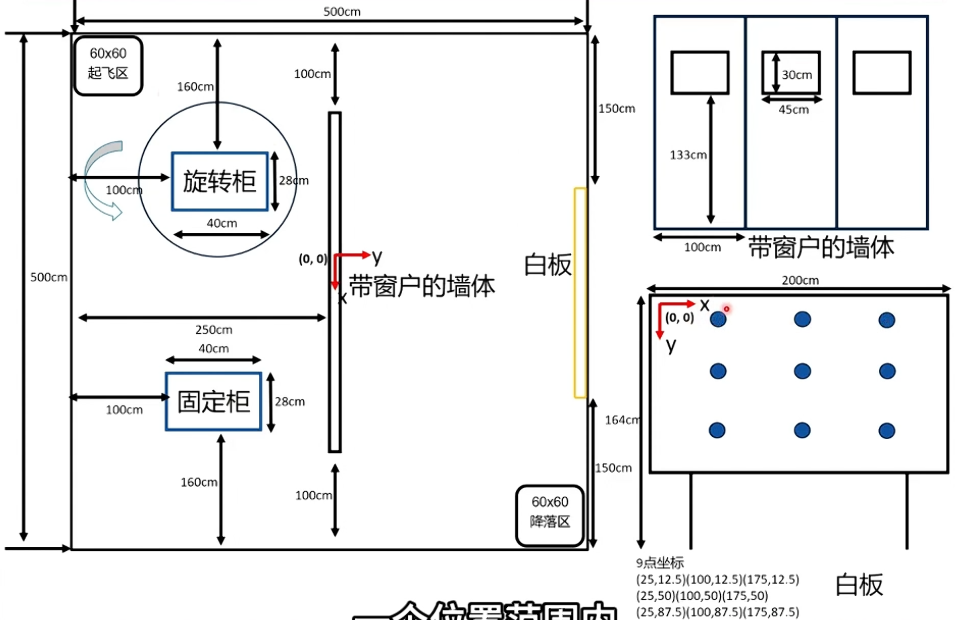
#> input picture test_site.png, 956 x 620 px
$ python test_white_board.py ../test_site.png
#> lines starting #> are read from the running program, lines starting #| are printed output that depends on the picture; after the words box and inside, x2 and y2 are one past the last pixel; in counts of white or black regions, pixels touching at a corner belong together
#> in main, bgr is the input picture: shape (620, 956, 3); mean B, G, R 236.4, 236.1, 235.7
#!/usr/bin/env python3
# -*- coding: utf-8 -*-
"""
离线测试脚本：输入手机拍的横向白板图片，检测白板轮廓和红色灯位置。
输出：白板 2D 坐标 + 三维世界坐标。
用法：python test_white_board.py <图片路径>
"""

import cv2
import numpy as np
import sys

# 白板 3×3 目标点 — 白板二维坐标系 (board_x, board_y)，原点左上
BOARD_2D_POINTS = [
    (25, 12.5), (100, 12.5), (175, 12.5),
    (25, 50),   (100, 50),   (175, 50),
    (25, 87.5), (100, 87.5), (175, 87.5),
]

# 白板 3×3 目标点 — 三维世界坐标 (world_x, world_z)，y=220
WORLD_3D_POINTS = [
    (-75, 150), (0, 150), (75, 150),
    (-75, 112.5), (0, 112.5), (75, 112.5),
    (-75, 75), (0, 75), (75, 75),
]


def detect_whiteboard_corners(gray):
    """检测白板区域，返回四个角点的像素坐标 [左上, 右上, 右下, 左下]"""
    _, thresh = cv2.threshold(gray, 200, 255, cv2.THRESH_BINARY)
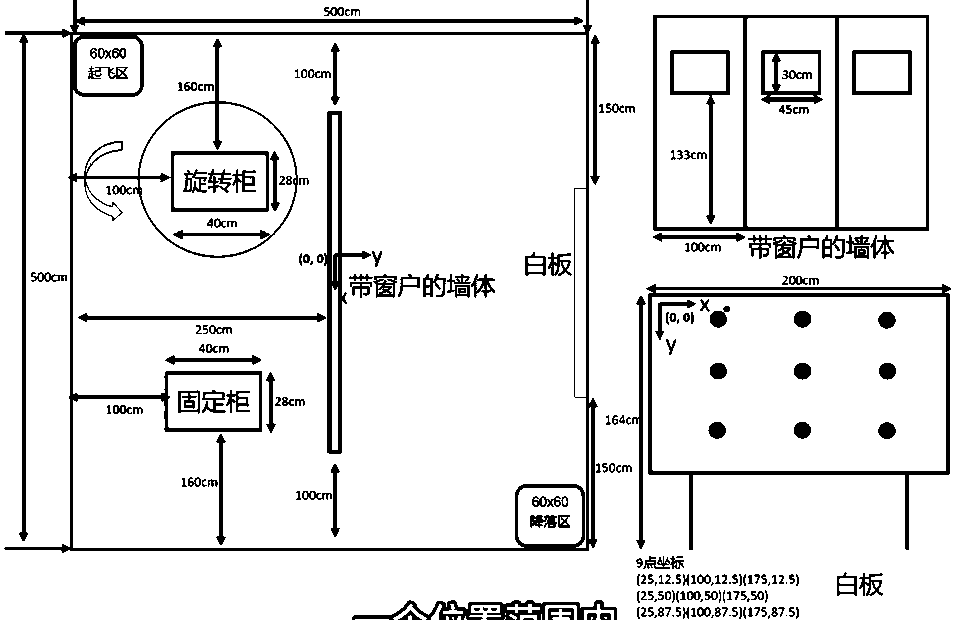
#> thresh: shape (620, 956); 90% white; 219 black regions (26 under 20 px)
    contours, _ = cv2.findContours(thresh, cv2.RETR_EXTERNAL, cv2.CHAIN_APPROX_SIMPLE)
#> contours = 34 contours, 15 with area under 20; largest, box (x1, y1, x2, y2) and area: (0, 0, 956, 620) 296752, (73, 35, 586, 548) 225308, (77, 0, 586, 32) 13162, (140, 104, 296, 256) 11854, (174, 155, 266, 208) 4730
    if not contours:
        return None
    max_contour = max(contours, key=cv2.contourArea)
#> max_contour = contour of 246 points, box (x1, y1, x2, y2) (0, 0, 956, 620), area 296752
    peri = cv2.arcLength(max_contour, True)
#> peri = 5670.9
    approx = cv2.approxPolyDP(max_contour, 0.02 * peri, True)
#> approx = [[0, 0], [0, 619], [955, 619], [955, 0], [589, 0], [593, 548], [63, 553]]
    if len(approx) != 4:
        hull = cv2.convexHull(max_contour)
#> hull = [[955, 0], [955, 619], [0, 619], [0, 0]]
        approx = cv2.approxPolyDP(hull, 0.02 * peri, True)
#> approx = [[955, 0], [955, 619], [0, 619], [0, 0]]
        if len(approx) != 4:
            return None
    pts = approx.reshape(4, 2)
#> pts = [[955, 0], [955, 619], [0, 619], [0, 0]]
    pts_sorted = sorted(pts, key=lambda p: (p[1], p[0]))
#> pts_sorted = [[0, 0], [955, 0], [0, 619], [955, 619]]
    top_pts = sorted(pts_sorted[:2], key=lambda p: p[0])          # [TL, TR]
#> top_pts = [[0, 0], [955, 0]]
    bottom_pts = sorted(pts_sorted[2:], key=lambda p: -p[0])      # [BR, BL]，x 降序
#> bottom_pts = [[955, 619], [0, 619]]
    corners = top_pts + bottom_pts                                 # [TL, TR, BR, BL]
#> corners = [[0, 0], [955, 0], [955, 619], [0, 619]]
    return np.array(corners, dtype='float32')


def detect_red_lights(bgr, board_corners=None):
    """检测红色光点，返回像素坐标列表 [(u, v), ...]。可传入 board_corners 过滤板外噪点。"""
    hsv = cv2.cvtColor(bgr, cv2.COLOR_BGR2HSV)
    lower_red1 = np.array([0, 56, 244])
    upper_red1 = np.array([179, 124, 255])
    mask = cv2.inRange(hsv, lower_red1, upper_red1)
    kernel = np.ones((5, 5), dtype=np.uint8)
    mask = cv2.morphologyEx(mask, cv2.MORPH_CLOSE, kernel)
    contours, _ = cv2.findContours(mask, cv2.RETR_EXTERNAL, cv2.CHAIN_APPROX_SIMPLE)

    lights = []
    for cnt in contours:
        area = cv2.contourArea(cnt)
        if area < 30:
            continue
        M = cv2.moments(cnt)
        if M["m00"] != 0:
            u = int(M["m10"] / M["m00"])
            v = int(M["m01"] / M["m00"])
            # 若提供了白板角点，仅保留板内的红灯
            if board_corners is not None:
                inside = cv2.pointPolygonTest(board_corners, (float(u), float(v)), False)
                if inside < 0:
                    continue
            lights.append((u, v))
    return lights


def pixel_to_world(u, v, corners):
    """像素坐标 → 世界坐标 (x, z)，吸附到最近的 3×3 网格点"""
    world_pts = np.array([
        [-75, 150],  # 左上
        [75, 150],   # 右上
        [75, 75],    # 右下
        [-75, 75]    # 左下
    ], dtype='float32')

    H, _ = cv2.findHomography(corners, world_pts)
    pixel = np.array([u, v, 1], dtype='float32').reshape(3, 1)
    world = H @ pixel
    world = world / world[2]
    x = world[0, 0]
    z = world[1, 0]
    x = max(-75, min(75, x))
    z = max(75, min(150, z))

    best = min(WORLD_3D_POINTS, key=lambda p: (p[0] - x)**2 + (p[1] - z)**2)
    return best[0], best[1]


def world_to_board(x_world, z_world):
    """世界坐标 (x, z) → 白板二维坐标 (board_x, board_y)"""
    board_x = x_world + 100
    board_y = 162.5 - z_world
    return board_x, board_y


def cluster_lights(lights, pixel_dist=80):
    """将像素距离 < pixel_dist 的红灯聚为一组。返回最大簇的索引列表，若全孤立则返回空。"""
    n = len(lights)
    if n <= 1:
        return []

    # 邻接表：距离 < pixel_dist 视为相邻
    adj = [[] for _ in range(n)]
    for i in range(n):
        for j in range(i + 1, n):
            dist = np.hypot(lights[i][0] - lights[j][0], lights[i][1] - lights[j][1])
            if dist < pixel_dist:
                adj[i].append(j)
                adj[j].append(i)

    # DFS 找连通分量
    visited = [False] * n
    clusters = []
    for i in range(n):
        if not visited[i]:
            stack = [i]
            visited[i] = True
            comp = []
            while stack:
                v = stack.pop()
                comp.append(v)
                for nb in adj[v]:
                    if not visited[nb]:
                        visited[nb] = True
                        stack.append(nb)
            clusters.append(comp)

    # 优先返回点数最多的簇；若不存在 ≥2 的簇则返回空（全视为噪点）
    best = max(clusters, key=len)
    return best if len(best) >= 2 else []


def main():
    if len(sys.argv) < 2:
        print("用法: python test_white_board.py <图片路径>")
        sys.exit(1)

    img_path = sys.argv[1]
    bgr = cv2.imread(img_path)
    if bgr is None:
        print(f"无法读取图片: {img_path}")
        sys.exit(1)

    gray = cv2.cvtColor(bgr, cv2.COLOR_BGR2GRAY)

    # ========================
    #  1. 检测白板轮廓
    # ========================
    corners = detect_whiteboard_corners(gray)
#> corners = [[0, 0], [955, 0], [955, 619], [0, 619]]
    if corners is None:
        print("未检测到白板轮廓")
        cv2.imshow("Result", bgr)
        cv2.waitKey(0)
        return

    print("检测到白板轮廓")
    for i, label in enumerate(["左上", "右上", "右下", "左下"]):
        x, y = corners[i]
        print(f"  {label}: 像素 ({x:.0f}, {y:.0f})")
#> this loop made 4 passes
#|   左上: 像素 (0, 0)
#|   右上: 像素 (955, 0)
#|   右下: 像素 (955, 619)
#|   左下: 像素 (0, 619)

    # 画白板轮廓（白色线框）
    pts = corners.astype(np.int32).reshape((-1, 1, 2))
#> pts = [[0, 0], [955, 0], [955, 619], [0, 619]]
    cv2.polylines(bgr, [pts], True, (255, 255, 255), 3)
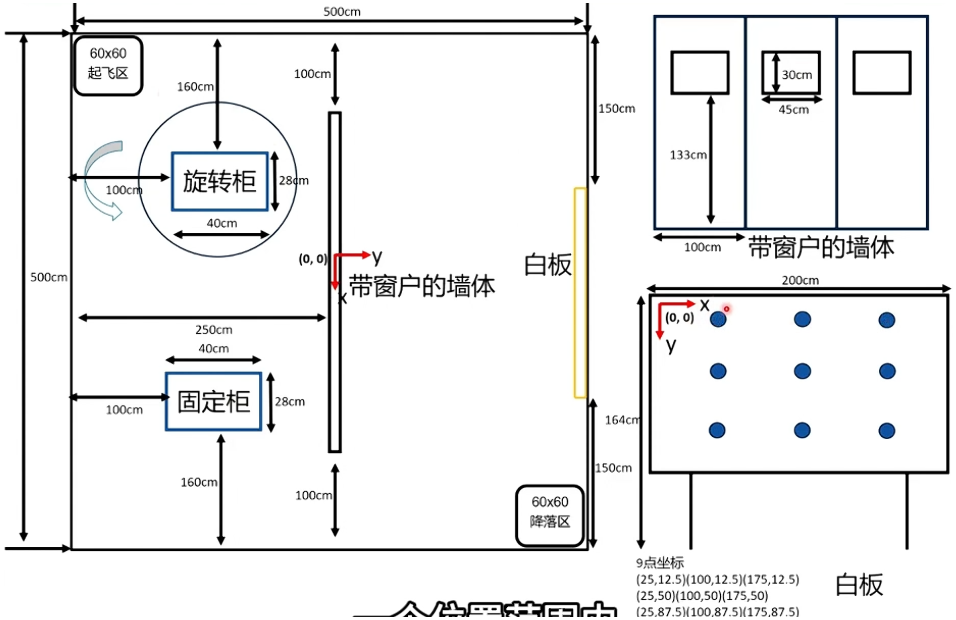
#> bgr: shape (620, 956, 3); 0.56% of pixels changed, all inside (x1, y1, x2, y2) = (0, 0, 955, 620)
    labels = ["TL", "TR", "BR", "BL"]
    for (x, y), label in zip(corners.astype(int), labels):
        cv2.circle(bgr, (x, y), 8, (255, 255, 255), -1)
        cv2.putText(bgr, label, (x + 12, y - 12),
                    cv2.FONT_HERSHEY_SIMPLEX, 0.7, (255, 255, 255), 2)
#> this loop made 4 passes

    # ========================
    #  2. 检测红色灯点 + 聚类
    # ========================
    all_lights = detect_red_lights(bgr, corners)
#> in detect_red_lights, `hsv = cv2.cvtColor(bgr, cv2.COLOR_BGR2HSV)`: hsv: shape (620, 956, 3); mean H, S, V 6.1, 3.6, 237
#> in detect_red_lights, `mask = cv2.inRange(hsv, lower_red1, upper_red1)`:
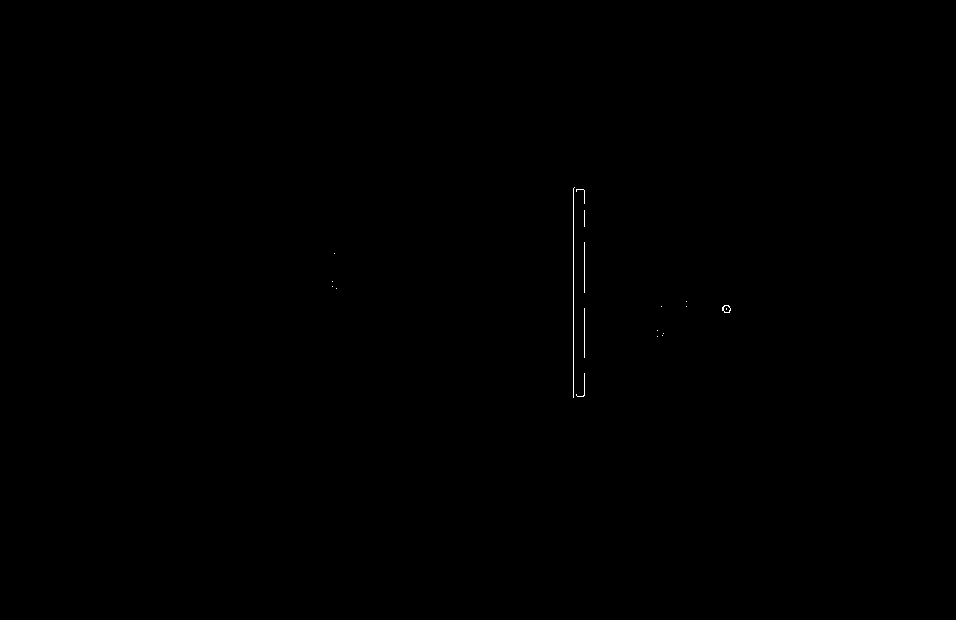
#> mask: shape (620, 956); 0.07% white in thin lines or dots, all inside (x1, y1, x2, y2) = (332, 187, 731, 398)
#> in detect_red_lights, `contours, _ = cv2.findContours(mask, cv2.RETR_EXTERNAL, cv2.CHAIN_APPR..`: contours = 14 contours, 13 with area under 20; largest, box (x1, y1, x2, y2) and area: (722, 305, 731, 313) 46
#> the loop in detect_red_lights, `for cnt in contours:` made 14 passes
#> (area, u, v, inside) on pass 7: (46, 726, 308, 1)
#> after the loop in detect_red_lights, `for cnt in contours:`: lights = [(726, 308)]
#> all_lights = [(726, 308)]
    cluster_idx = cluster_lights(all_lights)
#> in cluster_lights, `n = len(lights)`: n = 1
#> cluster_idx = []
    lights = [all_lights[i] for i in cluster_idx]
#> lights = []
    is_clustered = len(cluster_idx) >= 2 and len(cluster_idx) < len(all_lights)
#> is_clustered = False

    if is_clustered:
        print(f"\n检测到 {len(all_lights)} 个红点，其中 {len(lights)} 个距离很近 → 输出这些点")
        print(f"  (忽略 {len(all_lights) - len(lights)} 个孤立红点)")
    else:
        print(f"\n检测到 {len(lights)} 个红色灯点")
#| 检测到 0 个红色灯点

    print("=" * 55)

    active_set = set(cluster_idx)
#> active_set = 0 items
    for idx, (u, v) in enumerate(all_lights):
        x_w, z_w = pixel_to_world(u, v, corners)
        bx, by = world_to_board(x_w, z_w)
        grid_idx = WORLD_3D_POINTS.index((x_w, z_w))
        row = grid_idx // 3 + 1
        col = grid_idx % 3 + 1

        if idx in active_set:
            print(f"\n红灯 {idx + 1}:")
            print(f"  像素位置:        ({u}, {v})")
            print(f"  白板 2D 坐标:    ({bx:.1f}, {by:.1f}) cm")
            print(f"  世界 3D 坐标:    ({x_w:.1f}, 220, {z_w:.1f}) cm")
            print(f"  网格位置:        第 {row} 行, 第 {col} 列")

            # 活跃簇：红色圆圈
            cv2.circle(bgr, (u, v), 25, (0, 0, 255), 4)
            cv2.circle(bgr, (u, v), 5, (0, 0, 255), -1)
            cv2.putText(bgr, f"L{idx + 1}", (u + 30, v - 30),
                        cv2.FONT_HERSHEY_SIMPLEX, 0.8, (0, 0, 255), 2)
        else:
            # 孤立噪点：灰色圆圈
            cv2.circle(bgr, (u, v), 20, (128, 128, 128), 2)
            cv2.putText(bgr, f"x", (u - 10, v + 10),
                        cv2.FONT_HERSHEY_SIMPLEX, 0.5, (128, 128, 128), 2)
#> this loop made 1 pass
#> (u, v, world_pts in pixel_to_world, H in pixel_to_world, pixel in pixel_to_world, world in pixel_to_world, x in pixel_to_world, z in pixel_to_world) on pass 1: (726, 308, [[-75, 150], [75, 150], [75, 75], [-75, 75]], [[0.157, 0, -75], [0, -0.121, 150], [0, 0, 1]], [726, 308, 1], [39.03, 112.7, 1], 39.03, 112.7)
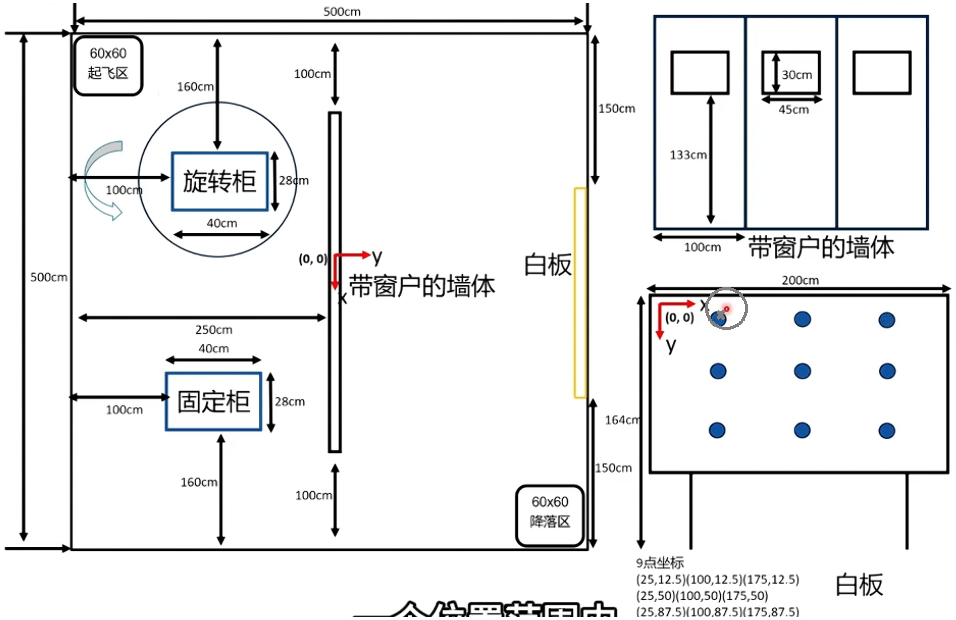
#> bgr: shape (620, 956, 3); 0.07% of pixels changed, all inside (x1, y1, x2, y2) = (705, 287, 748, 330)

    if not lights:
        print("  (未检测到红灯)")

    print("\n" + "=" * 55)
    print("按任意键关闭窗口...")

    # 缩放显示
    h, w = bgr.shape[:2]
#> h = 620; w = 956
    scale = min(1200 / max(w, 1), 800 / max(h, 1), 1.0)
#> scale = 1
    if scale < 1.0:
        display = cv2.resize(bgr, (int(w * scale), int(h * scale)))
    else:
        display = bgr
    cv2.imshow("Whiteboard Detection | White=Board  Red=Light", display)
    cv2.waitKey(0)
    cv2.destroyAllWindows()


if __name__ == "__main__":
    main()
